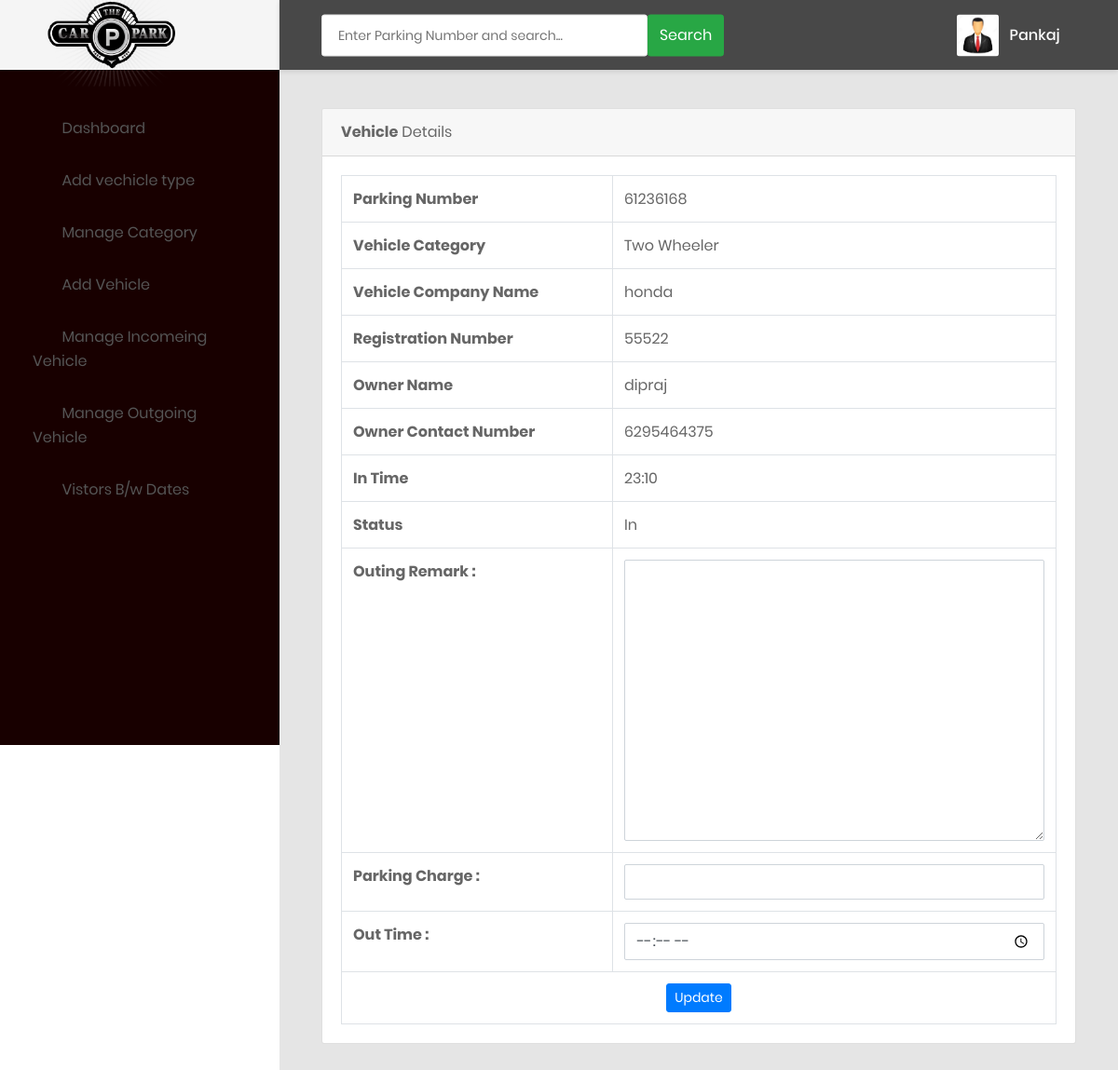
Page /view_incomingdetail/4 (signed in) on the committed database.
### vehicle/models.py (models this page shows, shortened)
class Vehicle(models.Model):
    parkingnumber = models.CharField(max_length=20)
    category = models.ForeignKey(Category, on_delete=models.CASCADE)
    vehiclecompany = models.CharField(max_length=50)
    regno = models.CharField(max_length=10)
    ownername = models.CharField(max_length=50)
    ownercontact = models.CharField(max_length=15)
    pdate = models.DateField()
    intime = models.CharField(max_length=50)
    outtime = models.CharField(max_length=50)
    parkingcharge = models.CharField(max_length=50)
    remark = models.CharField(max_length=500)
    status = models.CharField(max_length=20)

class Category(models.Model):
    categoryname = models.CharField(max_length=50)
    def __str__(self):
        return self.categoryname

### vehicle/views.py (the view, shortened to what this page needs)
# urls.py: path('view_incomingdetail/<int:pid>',view_incomingdetail,name='view_incomingdetail'),
def view_incomingdetail(request,pid):
    if not request.user.is_authenticated:
        return redirect('index')
    error = ""
    vehicle = Vehicle.objects.get(id=pid)
    d = {'vehicle': vehicle,'error':error}
    return render(request,'view_incomingdetail.html', d)

### vehicle/templates/view_incomingdetail.html (shortened to what this page needs)
{% load static %}
{% block body %}
<html lang="en">
<head>
    <link href="{% static 'css/font-face.css' %}" rel="stylesheet" media="all">
    <link href="{% static 'vendor/font-awesome-5/css/fontawesome-all.min.css' %}" rel="stylesheet" media="all">
    <link href="{% static 'vendor/font-awesome-4.7/css/font-awesome.min.css' %}" rel="stylesheet" media="all">
    <link href="{% static 'vendor/mdi-font/css/material-design-iconic-font.min.css' %}" rel="stylesheet" media="all">
    <link href="{% static 'vendor/bootstrap-4.1/bootstrap.min.css' %}" rel="stylesheet" media="all">
    <link href="{% static 'vendor/animsition/animsition.min.css' %}" rel="stylesheet" media="all">
    <link href="{% static 'vendor/bootstrap-progressbar/bootstrap-progressbar-3.3.4.min.css' %}" rel="stylesheet" media="all">
    <link href="{% static 'vendor/wow/animate.css' %}" rel="stylesheet" media="all">
    <link href="{% static 'vendor/css-hamburgers/hamburgers.min.css' %}" rel="stylesheet" media="all">
    <link href="{% static 'vendor/slick/slick.css' %}" rel="stylesheet" media="all">
    <link href="{% static 'vendor/select2/select2.min.css' %}" rel="stylesheet" media="all">
    <link href="{% static 'vendor/perfect-scrollbar/perfect-scrollbar.css' %}" rel="stylesheet" media="all">
    <link href="{% static 'css/theme.css' %}" rel="stylesheet" media="all">
</head>
<body class="animsition">
    <div class="page-wrapper">
       {% include 'sidebar.html' %}
        <div class="page-container">
             {% include 'header.html' %}
            <div class="main-content">
                <div class="section__content section__content--p30">
                    <div class="container-fluid">
                        <div class="row">
                            <div class="col-lg-12">
                                <div class="card">
                                    <div class="card-header">
                                        <strong>Vehicle</strong>  Details
                                    </div>
                                    <div class="card-body card-block">
                                            <p style="font-size:16px; color:red" align="center">
  <table border="1" class="table table-bordered mg-b-0">
                                            <tr>
    <th>Parking Number</th>
    <td>{{vehicle.parkingnumber}}</td>
  </tr>
   <tr>
    <th>Vehicle Category</th>
    <td>{{vehicle.category}}</td>
  </tr>
  <tr>
    <th>Vehicle Company Name</th>
    <td>{{vehicle.vehiclecompany}}</td>
  </tr>
  <tr>
    <th>Registration Number</th>
    <td>{{vehicle.regno}}</td>
  </tr>
  <tr>
    <th>Owner Name</th>
    <td>{{vehicle.ownername}}</td>
  </tr>
  <tr>
    <th>Owner Contact Number</th>
    <td>{{vehicle.ownercontact}}</td>
  </tr>
  <tr>
    <th>In Time</th>
    <td>{{vehicle.intime}}</td>
  </tr>
  <tr>
    <th>Status</th>
    <td>{{vehicle.status}}</td>
  </tr>
    <form method="post">
         <tr>
    <th>Outing Remark :</th>
    <td>
    <textarea name="remark" placeholder="" rows="12" cols="14" class="form-control wd-450" required="true"></textarea></td>
  </tr>
          <tr>
    <th>Parking Charge :</th>
    <td>
    <input type = "text" name="parkingcharge"  class="form-control wd-450" required="true"></td>
  </tr>
             <tr>
    <th>Out Time :</th>
    <td>
    <input type = "time" name="outtime"  class="form-control wd-450" required="true"></td>
  </tr>
 <tr align="center">
    <td colspan="2"><button type="submit" name="submit" class="btn btn-primary btn-sm">Update</button></td>
  </tr>
                                        </form>
</table>
                                    </div>
                                </div>
                        </div>
                            </div>
                </div>
                </div>
            </div>
        </div>
</body>
</html>
{% endblock %}

### vehicle/templates/header.html (shortened to what this page needs)
{% load static %}
<header style="background-color: rgb(72,72,72);" class="header-desktop">
                <div class="section__content section__content--p30">
                    <div class="container-fluid">
                        <div class="header-wrap">
                            <form class="form-header" name="search" action="{% url 'search'%}">
                                <input class="au-input au-input--xl" type="text" name="searchdata" id="searchdata" placeholder="Enter Parking Number and search..." />
                                <button class="btn btn-success" type="submit">
                                Search
                                </button>
                            </form>
                            <div class="header-button">
                                <div class="account-wrap">
                                    <div class="account-item clearfix js-item-menu">
                                        <div class="image">
                                            <img src="{% static 'images/icon/images.jpg' %}" alt="Admin" />
                                        </div>
                                        <div class="content">
                                            <a class="js-acc-btn" href="#" style="color: white;">{{request.user.username}}</a>
                                        </div>
                                    </div>
                                </div>
                            </div>
                        </div>
                    </div>
                </div>
            </header>

### rows in the picture
Vehicle: parkingnumber "61236168", category "Two Wheeler", vehiclecompany "honda", regno "55522", ownername "dipraj", ownercontact "6295464375", intime "23:10", status "In"

### other values in the picture
{{ request.user.username }} "Pankaj"
